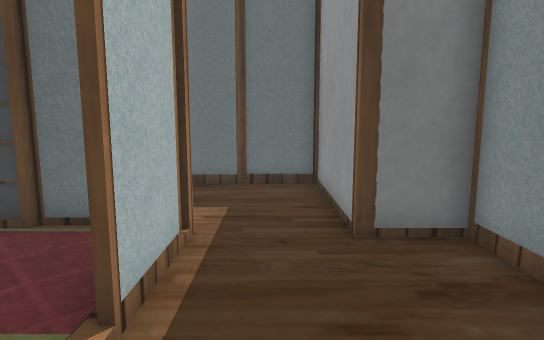
View 1 (above)

18 first-person views from a walk through a robot-simulator world made for Gazebo. The camera is 0.5 m above the floor, tilts 8° down and sees 75° across. Floor lines are 1 m apart. The floor is counted in squares, 0.25 m on a side. Each view is taken from the middle of a square. On the plan, view 1 faces up. The plan holds only what a view shows up to about 18 squares ahead; the rest is blank. The place goes on beyond the plan. Some surface patterns are stand-ins.

View 2
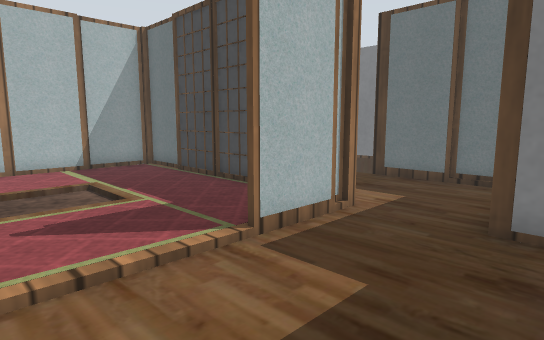

View 3
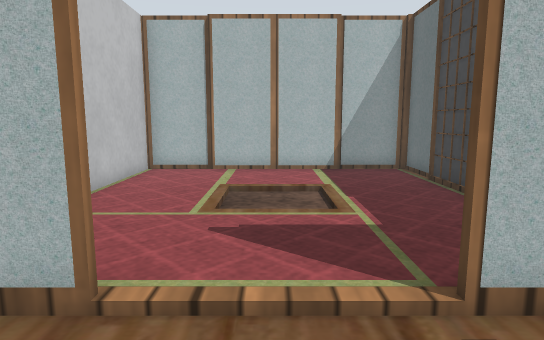

View 4
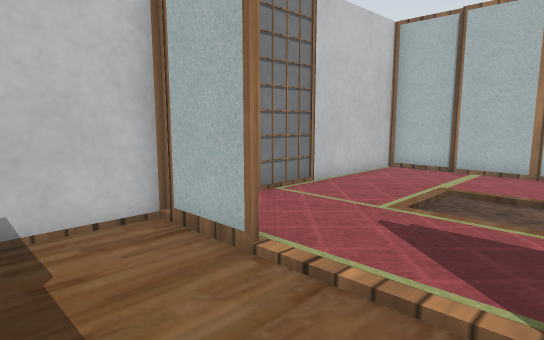

View 5
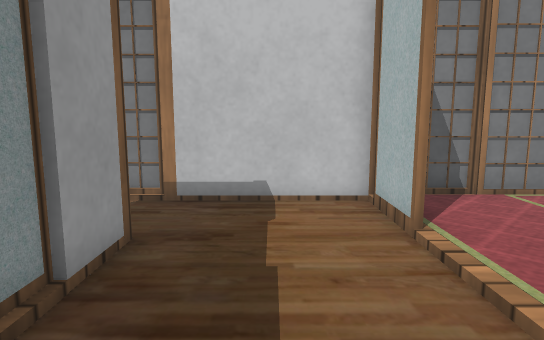

View 6
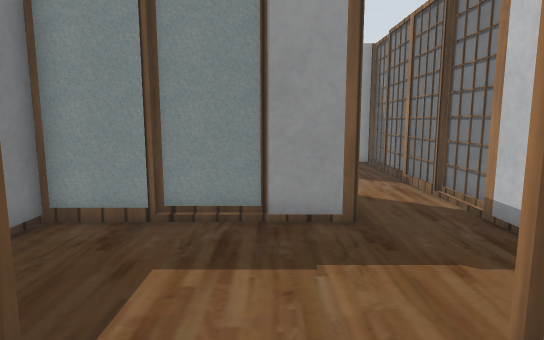

View 7
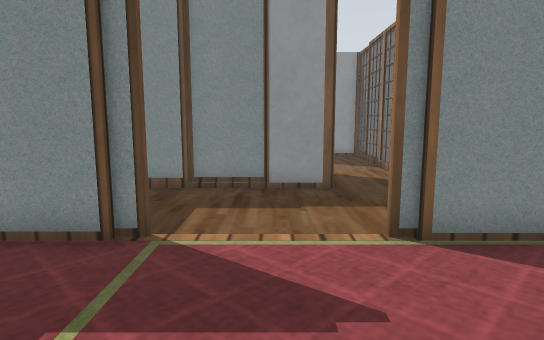

View 8
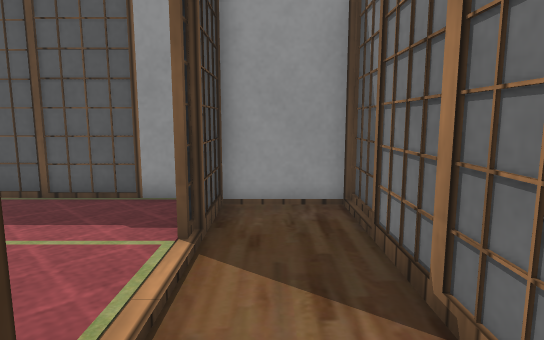

View 9
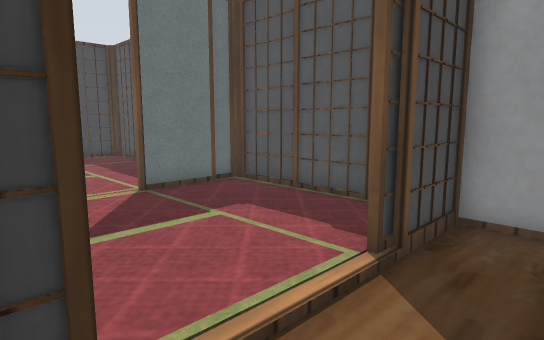

View 10
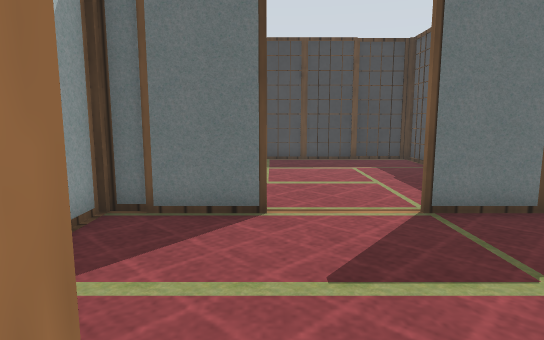

View 11
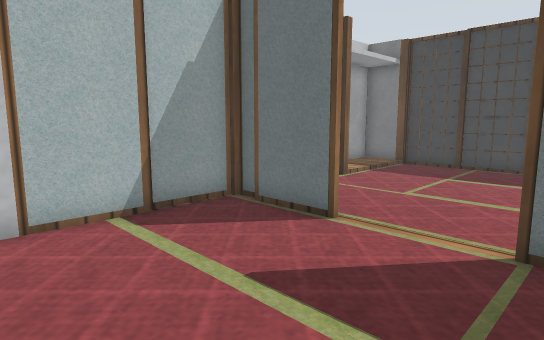

View 12
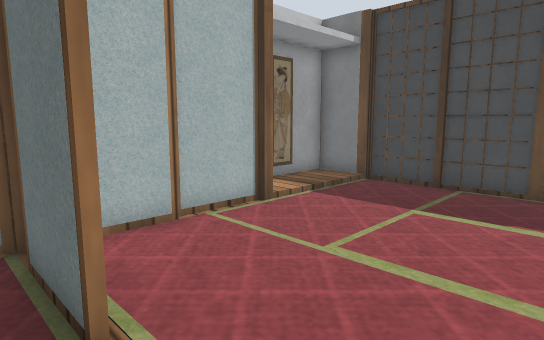

View 13
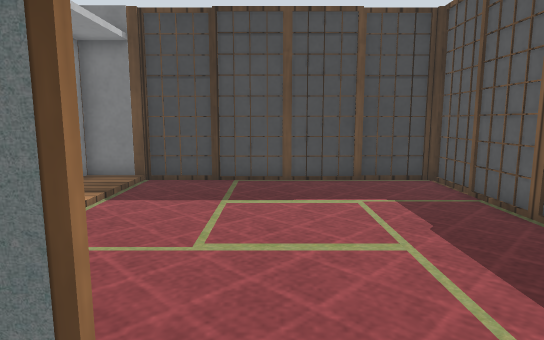

View 14
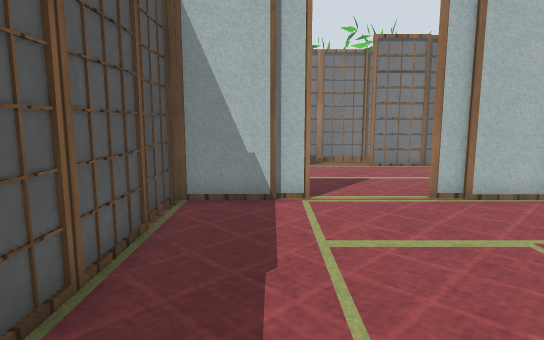

View 15
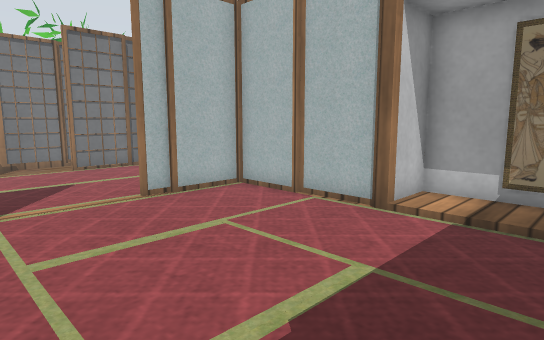

View 16
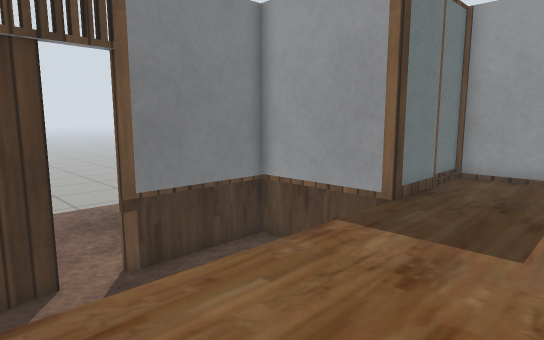

View 17
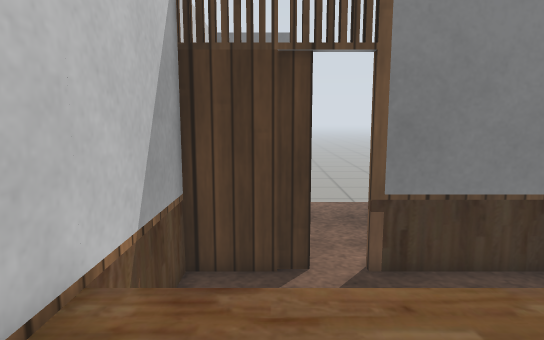

View 18
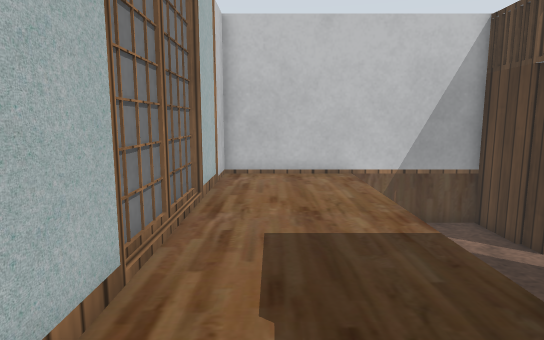

### Floor plan
Key: @ floor where view 1 was taken; # wall or solid block; . main floor; - floor 0.05 m lower than the main floor; v drop or lower ground.
Columns run from 14 left of view 1 to 13 right of it. Each row starts with its distance up from view 1.
 18 v   vvv
 17 v   vvv
 16  ######vvv#    # ###########
 15  vvvvvvvvvv    # #.........#
 14  vvvvvvv  v    # #.........#
 13  v        v    # #.........#
 12  v        v    # #.........#
 11  vvvvvvvvvv##### ##........#
 10  #-------------# ##........#
  9  #-------------#  #........#
  8  #-------------#  #........#
  7  #-------------#  #........#
  6  #############-######....###
  5   #.........##---##........#
  4   #.........##---##........#
  3   ##........##----#........#
  2    #...--....-----#........#
  1    #...--....----##........#
  0    #...--....-@--##........#
 -1   ##........##----###----###
 -2   #.........##-------------#
 -3   #.........##-------------#
 -4   ##########################

Where each view was taken, in squares from view 1:
view 1: 0 up, 0 right, facing up
view 2: 1 down, 3 right, facing up-left
view 3: 1 up, 2 right, facing left
view 4: 3 up, 2 right, facing down-left
view 5: 5 up, 1 right, facing down
view 6: 1 up, 4 left, facing right
view 7: 1 up, 7 left, facing right
view 8: 2 down, 5 right, facing right
view 9: 3 down, 6 right, facing up-right
view 10: 1 down, 7 right, facing up
view 11: 0 up, 11 right, facing up-left
view 12: 5 up, 10 right, facing up-left
view 13: 4 up, 8 right, facing up
view 14: 15 up, 11 right, facing down
view 15: 15 up, 11 right, facing down-left
view 16: 7 up, 12 left, facing up-right
view 17: 7 up, 11 left, facing up
view 18: 8 up, 0 right, facing left
